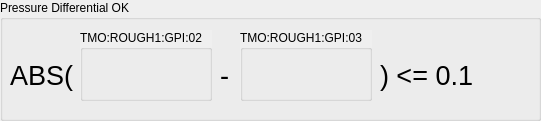
<?xml version="1.0" encoding="UTF-8"?>
<ui version="4.0">
 <class>Form</class>
 <widget class="QWidget" name="Form">
  <property name="geometry">
   <rect>
    <x>0</x>
    <y>0</y>
    <width>541</width>
    <height>121</height>
   </rect>
  </property>
  <property name="windowTitle">
   <string>Form</string>
  </property>
  <widget class="QGroupBox" name="groupBox">
   <property name="geometry">
    <rect>
     <x>0</x>
     <y>0</y>
     <width>541</width>
     <height>121</height>
    </rect>
   </property>
   <property name="autoFillBackground">
    <bool>true</bool>
   </property>
   <property name="title">
    <string>Pressure Differential OK</string>
   </property>
   <widget class="PyDMByteIndicator" name="PyDMByteIndicator">
    <property name="geometry">
     <rect>
      <x>500</x>
      <y>60</y>
      <width>31</width>
      <height>31</height>
     </rect>
    </property>
    <property name="toolTip">
     <string/>
    </property>
    <property name="channel" stdset="0">
     <string>calc://DifPressureOk?gpi_02_press=ca://TMO:ROUGH1:GPI:02:PRESS_RBV&amp;gpi_03_press=ca://TMO:ROUGH1:GPI:03:PRESS_RBV&amp;gpi_02_press_ok=ca://TMO:ROUGH1:GPI:02:PRESS_OK_RBV&amp;gpi_03_press_ok=ca://TMO:ROUGH1:GPI:03:PRESS_OK_RBV&amp;expr=(abs(gpi_02_press - gpi_03_press) &lt;= 0.1) and (gpi_02_press_ok and gpi_03_press_ok)</string>
    </property>
    <property name="showLabels" stdset="0">
     <bool>false</bool>
    </property>
    <property name="circles" stdset="0">
     <bool>true</bool>
    </property>
    <property name="labels" stdset="0">
     <stringlist>
      <string>OK</string>
     </stringlist>
    </property>
   </widget>
   <widget class="QGroupBox" name="groupBox_2">
    <property name="geometry">
     <rect>
      <x>80</x>
      <y>30</y>
      <width>132</width>
      <height>71</height>
     </rect>
    </property>
    <property name="autoFillBackground">
     <bool>true</bool>
    </property>
    <property name="title">
     <string>TMO:ROUGH1:GPI:02</string>
    </property>
    <layout class="QVBoxLayout" name="verticalLayout_2">
     <item>
      <widget class="PyDMLabel" name="PyDMLabel">
       <property name="font">
        <font>
         <pointsize>9</pointsize>
        </font>
       </property>
       <property name="toolTip">
        <string/>
       </property>
       <property name="showUnits" stdset="0">
        <bool>true</bool>
       </property>
       <property name="channel" stdset="0">
        <string>ca://TMO:ROUGH1:GPI:02:PRESS_RBV</string>
       </property>
       <property name="displayFormat" stdset="0">
        <enum>PyDMLabel::Exponential</enum>
       </property>
       <property name="buddy">
        <cstring></cstring>
       </property>
      </widget>
     </item>
    </layout>
   </widget>
   <widget class="QGroupBox" name="groupBox_3">
    <property name="geometry">
     <rect>
      <x>240</x>
      <y>30</y>
      <width>132</width>
      <height>71</height>
     </rect>
    </property>
    <property name="autoFillBackground">
     <bool>true</bool>
    </property>
    <property name="title">
     <string>TMO:ROUGH1:GPI:03</string>
    </property>
    <layout class="QVBoxLayout" name="verticalLayout_3">
     <item>
      <widget class="PyDMLabel" name="PyDMLabel_3">
       <property name="font">
        <font>
         <pointsize>9</pointsize>
        </font>
       </property>
       <property name="toolTip">
        <string/>
       </property>
       <property name="showUnits" stdset="0">
        <bool>true</bool>
       </property>
       <property name="channel" stdset="0">
        <string>ca://TMO:ROUGH1:GPI:03:PRESS_RBV</string>
       </property>
       <property name="displayFormat" stdset="0">
        <enum>PyDMLabel::Exponential</enum>
       </property>
       <property name="buddy">
        <cstring></cstring>
       </property>
      </widget>
     </item>
    </layout>
   </widget>
   <widget class="PyDMByteIndicator" name="PyDMByteIndicator_10">
    <property name="geometry">
     <rect>
      <x>370</x>
      <y>30</y>
      <width>20</width>
      <height>20</height>
     </rect>
    </property>
    <property name="toolTip">
     <string/>
    </property>
    <property name="channel" stdset="0">
     <string>ca://TMO:ROUGH1:GPI:03:PRESS_OK_RBV</string>
    </property>
    <property name="showLabels" stdset="0">
     <bool>false</bool>
    </property>
    <property name="circles" stdset="0">
     <bool>true</bool>
    </property>
    <property name="labels" stdset="0">
     <stringlist>
      <string>PRESS_OK</string>
     </stringlist>
    </property>
   </widget>
   <widget class="QLabel" name="label_3">
    <property name="geometry">
     <rect>
      <x>10</x>
      <y>60</y>
      <width>71</width>
      <height>31</height>
     </rect>
    </property>
    <property name="font">
     <font>
      <pointsize>20</pointsize>
     </font>
    </property>
    <property name="text">
     <string>ABS(</string>
    </property>
   </widget>
   <widget class="QLabel" name="label_4">
    <property name="geometry">
     <rect>
      <x>220</x>
      <y>60</y>
      <width>16</width>
      <height>31</height>
     </rect>
    </property>
    <property name="font">
     <font>
      <pointsize>20</pointsize>
     </font>
    </property>
    <property name="text">
     <string>-</string>
    </property>
   </widget>
   <widget class="QLabel" name="label_5">
    <property name="geometry">
     <rect>
      <x>380</x>
      <y>60</y>
      <width>121</width>
      <height>31</height>
     </rect>
    </property>
    <property name="font">
     <font>
      <pointsize>20</pointsize>
     </font>
    </property>
    <property name="text">
     <string>) &lt;= 0.1</string>
    </property>
   </widget>
   <widget class="PyDMByteIndicator" name="PyDMByteIndicator_9">
    <property name="geometry">
     <rect>
      <x>210</x>
      <y>30</y>
      <width>21</width>
      <height>21</height>
     </rect>
    </property>
    <property name="toolTip">
     <string/>
    </property>
    <property name="channel" stdset="0">
     <string>ca://TMO:ROUGH1:GPI:02:PRESS_OK_RBV</string>
    </property>
    <property name="showLabels" stdset="0">
     <bool>false</bool>
    </property>
    <property name="circles" stdset="0">
     <bool>true</bool>
    </property>
    <property name="labels" stdset="0">
     <stringlist>
      <string>PRESS_OK</string>
     </stringlist>
    </property>
   </widget>
  </widget>
 </widget>
 <customwidgets>
  <customwidget>
   <class>PyDMLabel</class>
   <extends>QLabel</extends>
   <header>pydm.widgets.label</header>
  </customwidget>
  <customwidget>
   <class>PyDMByteIndicator</class>
   <extends>QWidget</extends>
   <header>pydm.widgets.byte</header>
  </customwidget>
 </customwidgets>
 <resources/>
 <connections/>
</ui>
